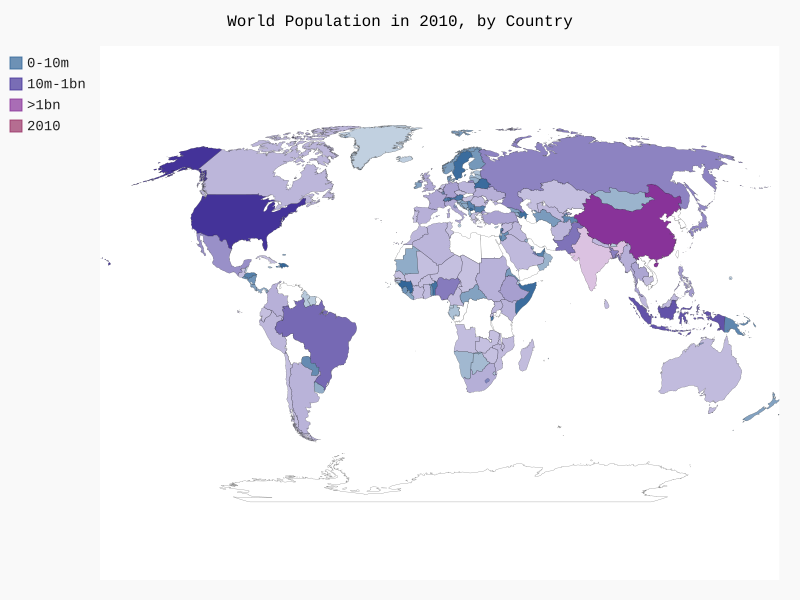

Write the Python code that produced this figure.
import json
import pygal_maps_world.maps

from country_codes import get_country_code
from pygal.style import RotateStyle
#将数据加载到一个列表
filename = 'population_data.json'
with open(filename) as f:
    pop_data = json.load(f)

#创建一个包含人口数量的字典
cc_populations = {}
#打印每个国家2010年人口数据
for pop_dict in pop_data:
    if pop_dict['Year'] == '2010':
        country_name = pop_dict['Country Name']
        population = int(float(pop_dict['Value']))
        print(country_name+": "+str(population))
        code = get_country_code(country_name)
        if code:
            #print(code +": "+str(population))
            cc_populations[code] =population
        else:
            print('ERROR = '+country_name)

#根据人口数量将所有的国家分成三组
cc_pops_1,cc_pops_2,cc_pops_3 = {},{},{}
for cc,pop in cc_populations.items():
    if pop<10000000:
        cc_pops_1[cc] = pop
    elif pop<1000000000:
        cc_pops_2[cc] = pop
    else:
        cc_pops_3[cc] = pop

# 看看每组分别包含多少个国家
print(len(cc_pops_1), len(cc_pops_2), len(cc_pops_3))
wm_style = RotateStyle('#336699')
wm = pygal_maps_world.maps.World(style=wm_style)

wm.title = 'World Population in 2010, by Country'
wm.add('0-10m',cc_pops_1)
wm.add('10m-1bn',cc_pops_2)
wm.add('>1bn',cc_pops_3)
wm.add('2010', cc_populations)
wm.render_to_file('world_population.svg')
